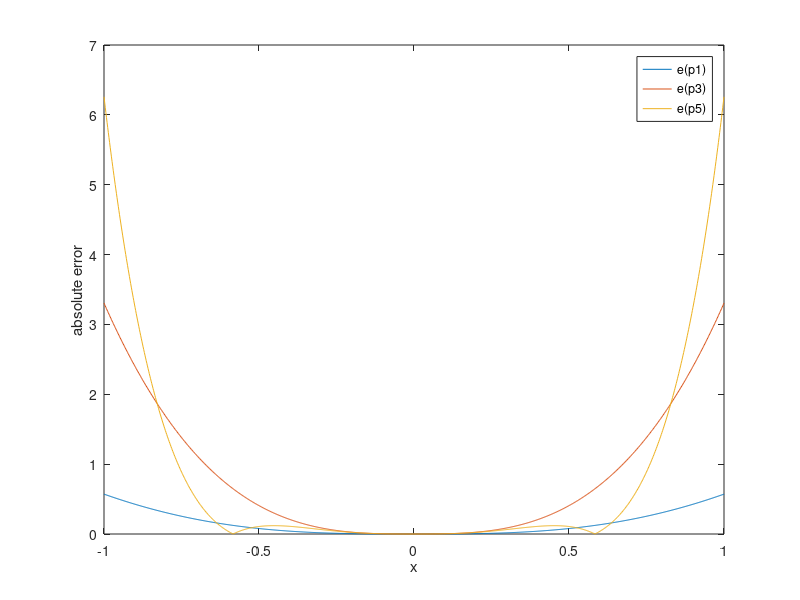
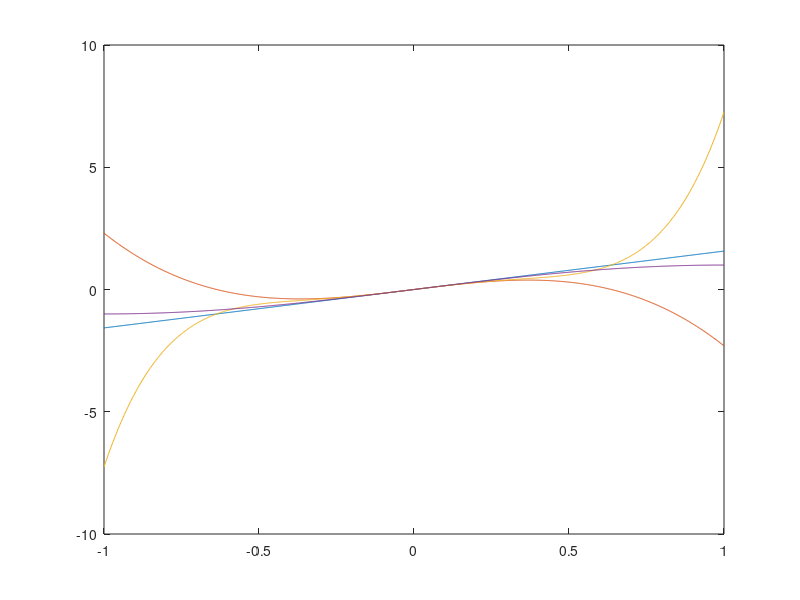

Here is the MATLAB script that generated these plots, in order:
x=linspace(-1,1,1000)
p1=pi/2*x
p3=pi/2*x-((pi/2)^3)*x.^3
p5=pi/2*x-((pi/2)^3)*x.^3+((pi/2)^5)*x.^5
y=sin((pi/2)*x)
e1=abs(y-p1);
e3=abs(y-p3);
e5=abs(y-p5);
plot(x,e1)
hold on 
plot(x,e3)
hold on 
plot(x,e5)
xlabel('x')
ylabel('absolute error')
legend("e(p1)","e(p3)","e(p5)")
f=figure()
plot(x,p1)
hold on 
plot(x,p3)
hold on 
plot(x,p5)
hold on 
plot(x,y)